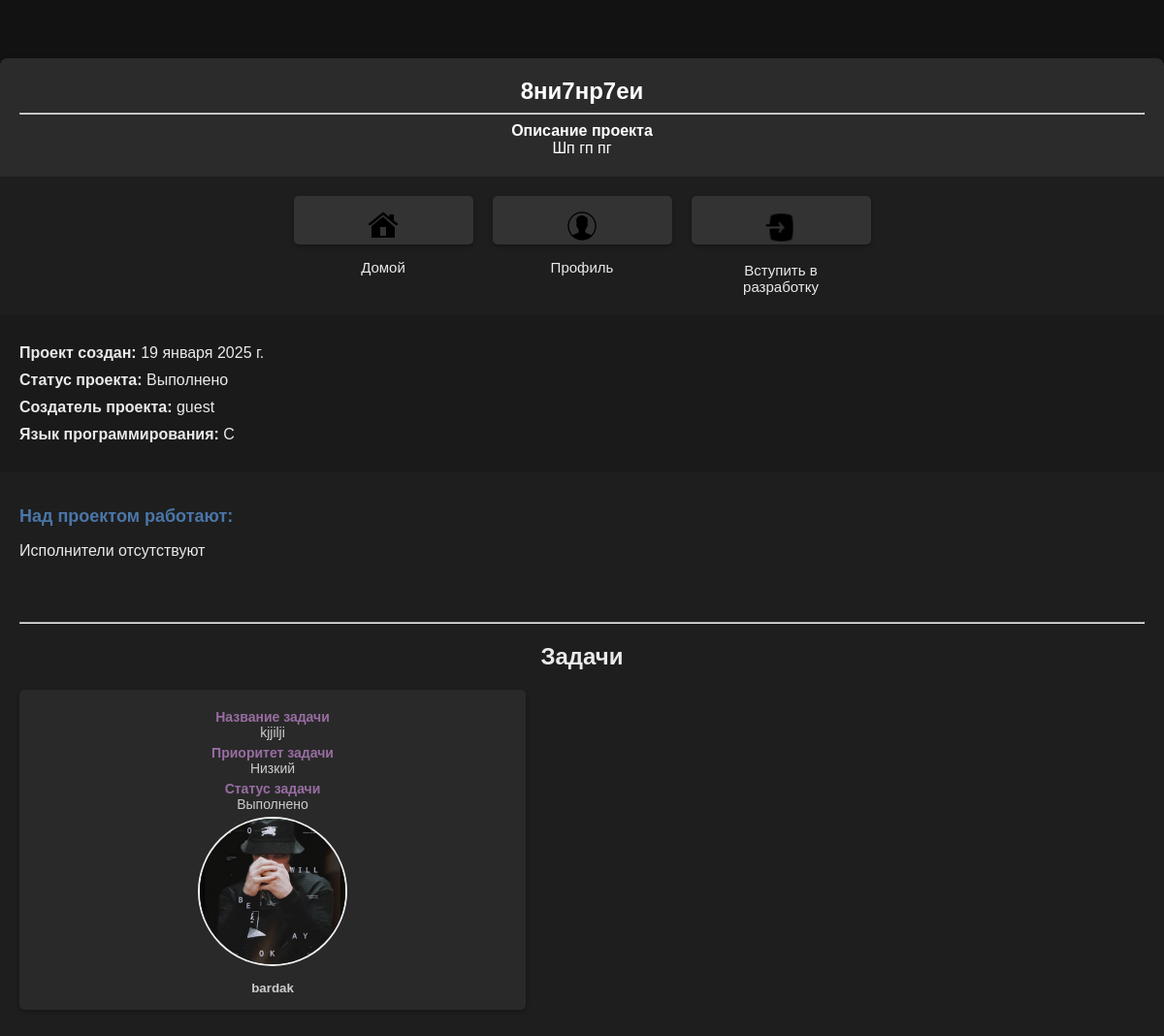
The page /info_project/15/ (signed in) on the database its author committed.
### scp/models.py (models this page shows, shortened)
class Project(models.Model):
    title = models.CharField(max_length=100, verbose_name='Название проекта')
    description = models.TextField(verbose_name='Описание проекта')
    code = models.TextField(verbose_name="Код",blank=True, null=True)
    language = models.CharField(max_length=50, choices=Language.LANGUAGE_CHOICES, verbose_name='Язык программирования',default='Не указан')
    status = models.CharField(max_length=50,choices=Status.STATUS_CHOICES, verbose_name="Статус",default='Ожидает')
    owner = models.ForeignKey(User, on_delete=models.CASCADE,related_name='p_owner')
    participants = models.ManyToManyField(User, blank=True, related_name='p_participants')
    created_at = models.DateField(auto_now_add=True)
    complexity = models.CharField(max_length=100 ,choices=Status.PRIORITY_CHOICES, verbose_name="Сложность", default='Не указан')

class Task(models.Model):
    title = models.CharField(max_length=100, null=False, verbose_name="Название задачи")
    description = models.TextField(verbose_name="Описание задачи")
    creator = models.ForeignKey(User, on_delete=models.CASCADE, related_name='t_creator')
    project = models.ForeignKey(Project, on_delete=models.CASCADE, related_name='t_project')
    assignee = models.ForeignKey(User, on_delete=models.CASCADE, blank = True,null=True,related_name='t_assignee')
    priority = models.CharField(max_length=50, choices=Status.PRIORITY_CHOICES,verbose_name="Статус",default='Не указан')
    status = models.CharField(max_length=50,choices=Status.STATUS_CHOICES, verbose_name="Cтатус",default='Ожидает')
    created_at = models.DateField(auto_now_add=True)

class Profile(models.Model):
    puser = models.OneToOneField(User, on_delete=models.CASCADE, related_name='profile', unique=True)
    bio = models.TextField(blank=True, null=True)
    avatar = models.ImageField(upload_to='./profile_avatars/', blank=True, null=True)
    role = models.CharField(max_length=50, blank=True, choices=Role.ROLE_CHOICES, default='Исполнитель')
    account = models.BooleanField(default=False)  # Это поле отвечает за статус пользователя
    contacts = models.TextField(default='Контакты не указаны')
    status = models.CharField(max_length=50, choices=Status.BLACKLIST_CHOICES, default='Не заблокирован')

### scp/views.py (the view)
# urls.py: path('info_project/<int:project_id>/', views.info_project, name='info_project'), # Информация о проекте
@login_required
def info_project(request, project_id):
    project = get_object_or_404(Project, id = project_id)
    all_parsip = project.participants.prefetch_related('p_participants')
    profile = Profile.objects.select_related('profile')
    is_participant = project.participants.filter(id=request.user.id).exists()
    tasks = Task.objects.filter(project = project_id)
    context = {
        'project':project,
        'is_participant':is_participant,
        'tasks':tasks,
        'profile':profile,
        'all_parsip':all_parsip,
    }
    return render(request, 'scp/info_project.html', context)

### scp/templates/scp/info_project.html (shortened to what this page needs)
{% load static %}
<!DOCTYPE html>
<html lang="ru">
<head>
    <link rel="stylesheet" href="{% static 'scp/css/info_project.css' %}">
</head>
<body>
    <div class="container">
        <header class="project-header">
            <h1>{{ project.title }}</h1><hr>
            <strong>Описание проекта</strong>
            <br><span>{{ project.description }}</span>
        </header>
        <section class="actions">
            {% if request.user != project.owner %}
                {% if is_participant %}
                    <a href="{% url 'unjoin_project' project.id %}">
                        <button type="submit" class="nav-button">
                            <img src="{% static 'scp/image/exit.png' %}" style="height: 35px; width: 35px;" alt="Иконка выхода" >
                            <p>Покинуть проект</p>
                        </button>
                    </a>
                {% else %}
                    <a href="{% url 'join_project' project.id %}">
                        <button type="submit" class="nav-button">
                            <img src="{% static 'scp/image/entrance.png' %}" style="height: 35px; width: 35px;" alt="Иконка выхода">
                            <p>Вступить в разработку</p>
                        </button>
                    </a>
                {% endif %}
            {% endif %}
            <form method="post" action="{% url 'profile' %}">
                <button type="submit" class="nav-button">
                    <img src="{% static 'scp/image/profile.png' %}" alt="Иконка профиля">
                    <p>Профиль</p>
                </button>
            </form>
            <form method="post" action="{% url 'home' %}">
                <button type="submit" class="nav-button">
                    <img src="{% static 'scp/image/home.png' %}" alt="Иконка домой">
                    <p>Домой</p>
                </button>
            </form>
        </section>
        <section class="project-details">
            <p><strong>Проект создан:</strong> {{ project.created_at }}</p>
            <p><strong>Статус проекта:</strong> {{ project.status }}</p>
            <p><strong>Создатель проекта:</strong> {{ project.owner }}</p>
            <p><strong>Язык программирования:</strong> {{ project.language }}</p>
        </section>
        <section class="participants">
            <h2>Над проектом работают:</h2>
            {% if all_parsip %}
                <ul class="participants-list">
                    {% for participant in all_parsip %}
                        {% if request.user.profile.role == "Администратор" %}
                            <a href="{% url 'admin_panel' participant.id %}">
                                {{ participant.username }}
                            </a>,
                        {% else %}
                            <a href="{% url 'profiles_info' participant.id %}">
                                {{ participant.username }}
                            </a>,
                        {% endif %}
                    {% endfor %}
                </ul>
            {% else %}
                <p>Исполнители отсутствуют</p>
            {% endif %}
        </section>
        <section class="tasks">
            <hr>
            <h2 style="text-align: center;">Задачи</h2>
            <div class="task-container">
                {% for task in tasks %}
                    <div class="task-btn">
                        <form method="post" action="{% url 'info_task' project.id task.id %}" class="task-form">
                            <button type="submit">
                                <p><strong>Название задачи<br></strong> {{ task.title }}</p>
                                <p><strong>Приоритет задачи<br></strong> {{ task.priority }}</p>
                                <p><strong>Статус задачи<br></strong> {{ task.status }}</p>
                                {% if task.assignee %}
                                    {% if task.assignee.profile.avatar %}
                                        <div class="avatar-container">
                                            <img class="avatar" src="{{ task.assignee.profile.avatar.url }}" alt="{{ assignee.user }}'s avatar">
                                        </div>
                                        <br><strong>{{task.assignee.profile.puser}}</strong>
                                    {% else %}
                                        <p>Изображение отсутствует</p>
                                    {% endif %}
                                {% else %}
                                    <p>Исполнители отсутствуют</p>
                                {% endif %}
                            </button>
                        </form>
                    </div>
                {% endfor %}
            </div>
        </section>
    </div>
</body>
</html>

### scp/static/scp/css/info_project.css (style rules this page uses)
body { margin: 0; padding: 0; font-family: Arial, sans-serif; background-color: #121212; color: #eaeaea; }
.container { display: flex; flex-direction: column; max-width: 1200px; width: 100%; margin: 60px auto 0; background-color: #1e1e1e; box-shadow: 0 4px 8px rgba(0, 0, 0, 0.3); border-radius: 8px; overflow: hidden; }
.project-header { padding: 20px; background-color: #2b2b2b; color: #ffffff; text-align: center; }
.project-header h1 { margin: 0; font-size: 24px; }
.project-header span { margin-top: 10px; margin-bottom: 10px; font-size: 16px; overflow: hidden; word-wrap: break-word; white-space: pre-wrap; }
.project-details { padding: 20px; background-color: #1a1a1a; font-size: 16px; }
.project-details p { margin: 10px 0; }
.participants { padding: 20px; }
.participants h2 { font-size: 18px; color: #4a76a8; }
.actions { padding: 20px; display: flex; flex-direction: row-reverse; align-self: center; }
.nav-button { width: 185px; margin: 0 10px 0; height: 50px; text-align: center; background-color: #333; padding: 15px; border: none; border-radius: 5px; box-shadow: 0 2px 4px rgba(0, 0, 0, 0.3); color: #eaeaea; font-size: 15px; cursor: pointer; transition: backgrund-color 0.3s ease; }
.tasks { padding: 20px; }
.task-container { display: flex; flex-direction: column; }
.task-btn { margin-bottom: 20px; }
.task-btn button { width: 45%; text-align: center; background-color: #292929; padding: 15px; border: none; border-radius: 5px; box-shadow: 0 2px 4px rgba(0, 0, 0, 0.3); transition: background-color 0.3s ease; color: #cccccc; cursor: pointer; }
.task-btn p { font-size: 14px; margin: 5px 0; }
.task-btn p strong { color: #986da2; }
.avatar-container { width: 150px; height: 150px; border-radius: 50%; overflow: hidden; border: 2px solid #f0f0f0; display: flex; justify-content: center; align-items: center; margin: 0 auto; }
.avatar { width: 100%; height: 100%; object-fit: cover; }

### rows shown on the page
Project: title "8ни7нр7еи", description "Шп гп пг", created_at "19 января 2025 г.", status "Выполнено", owner "guest", language "C"
Task: title "kjjilji", priority "Низкий", status "Выполнено", assignee.profile.avatar (picture), assignee.profile.puser "bardak"
